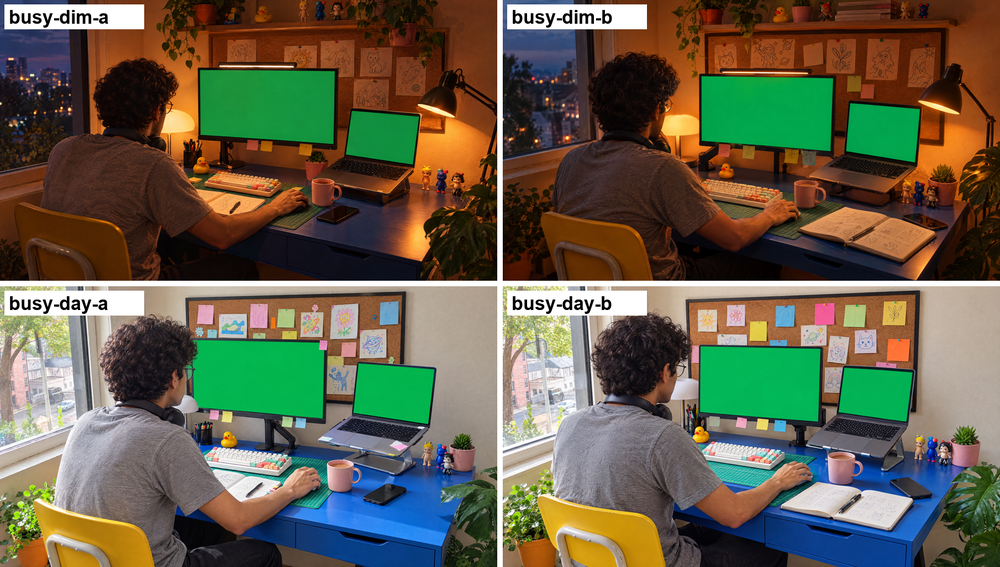
#> input picture marketing/trailer/frames/_busy.png, 1000 x 567 px, shrunk from 1810 x 1026 before the run; its folder holds 2 pictures in this run
$ python feather_edges.py ../../marketing/trailer/frames 5
#> lines starting #> are read from the running program, lines starting #| are printed output that depends on the picture
"""Soften any part of a cut-out that touches the frame edge (e.g. a blanket the
AI let run out of frame), so the app never shows a hard straight cut.
  python feather_edges.py <dir of RGBA frames> [ramp_px]"""
import os, sys
import numpy as np
from PIL import Image
d = sys.argv[1]; ramp = int(sys.argv[2]) if len(sys.argv) > 2 else 28
for f in sorted(os.listdir(d)):
    if not f.endswith(".png"): continue
    im = Image.open(os.path.join(d, f)).convert("RGBA"); a = np.asarray(im).copy()
    al = a[..., 3].astype(np.float64); h, w = al.shape; changed = False
#> after `al = a[..., 3].astype(np.float64)`: al: shape (567, 1000) float64; every value is 255
#> after `h, w = al.shape`: h = 567; w = 1000
    r = np.clip(np.arange(ramp) / ramp, 0, 1)
    if al[:, :2].max() > 24: al[:, :ramp] *= r[None, :]; changed = True
    if al[:, -2:].max() > 24: al[:, -ramp:] *= r[::-1][None, :]; changed = True
    if al[:2, :].max() > 24: al[:ramp, :] *= r[:, None]; changed = True
#> after `al[:ramp, :] *= r[:, None]`:
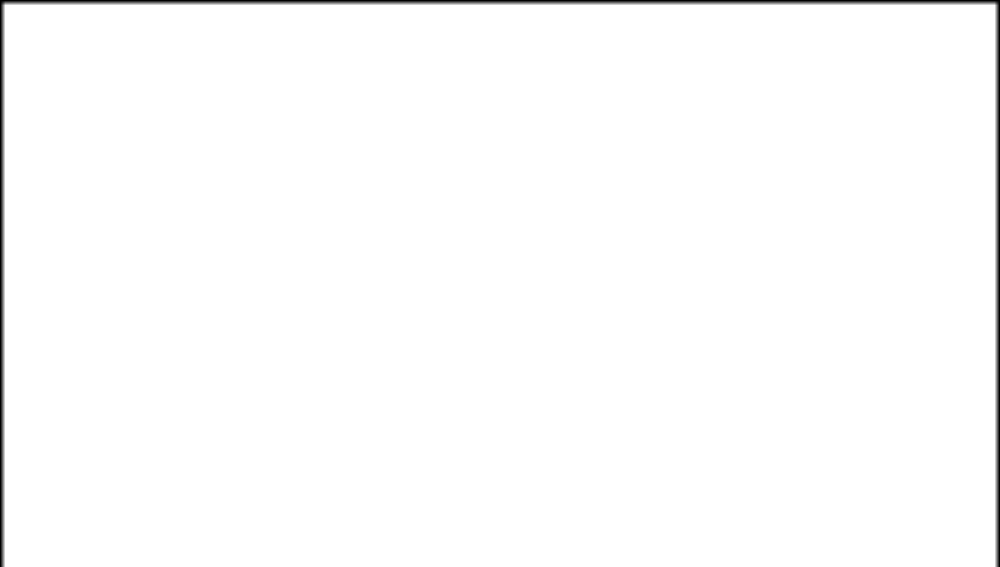
#> al: shape (567, 1000) float64; min 0, max 255, mean 252.1
    if changed:
        a[..., 3] = al.round().clip(0, 255).astype(np.uint8)
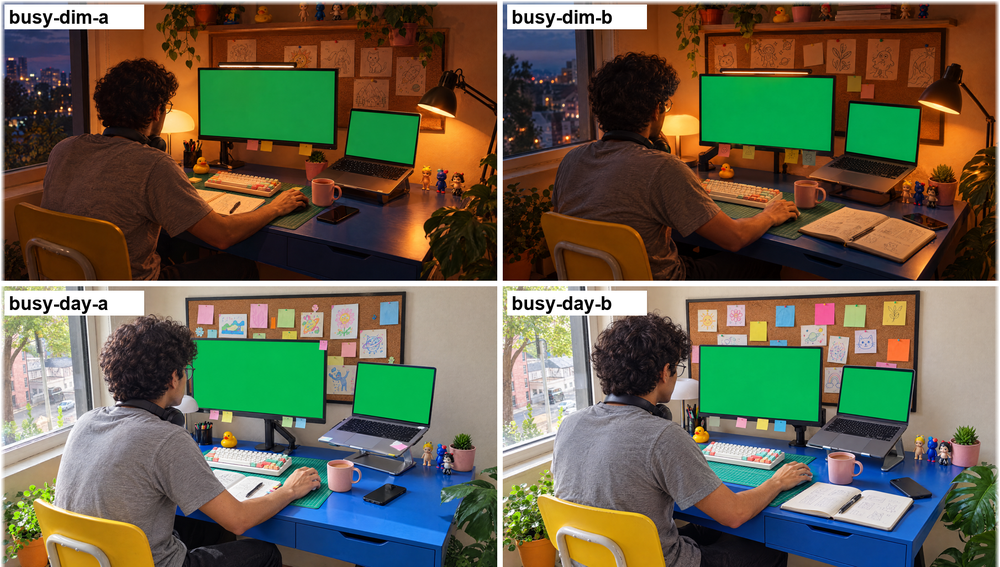
#> a: shape (567, 1000, 4); mean R, G, B, A 100.7, 95.7, 75.4, 252.1; transparent parts drawn white
        Image.fromarray(a, "RGBA").save(os.path.join(d, f))
#> pass 2 of the loop `for f in sorted(os.listdir(d)):`:
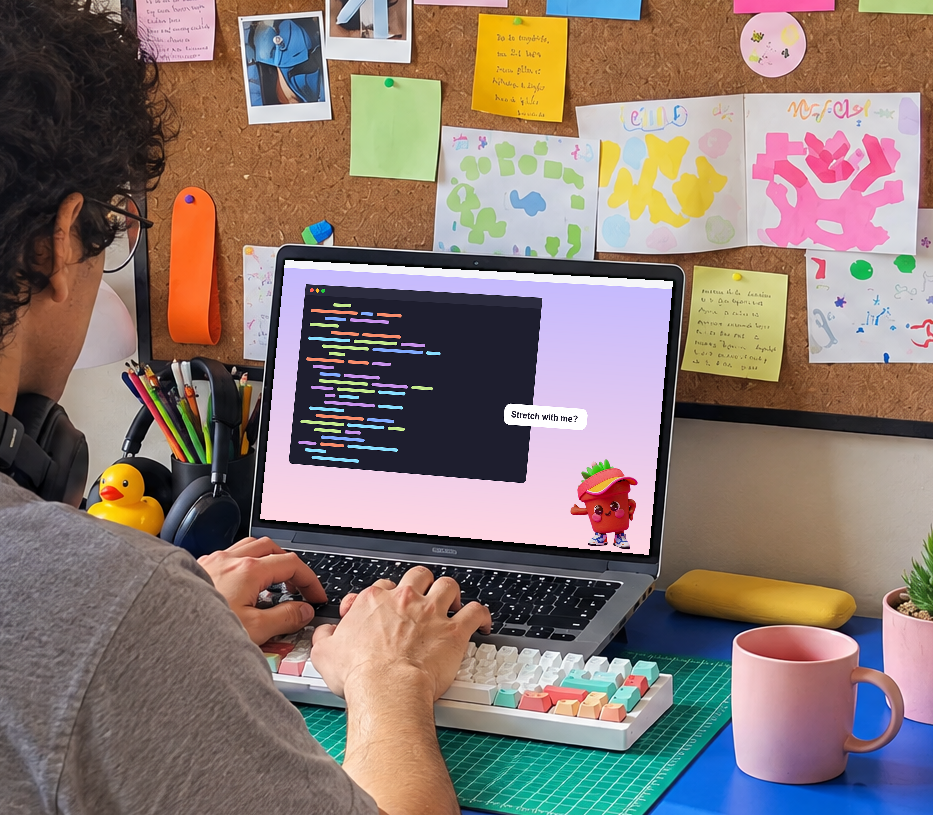
#> input picture marketing/trailer/frames/_test-back-a-composite-crop.png, 933 x 815 px
#> im: PIL image 933x815 RGBA
#> `al[:ramp, :] *= r[:, None]`:
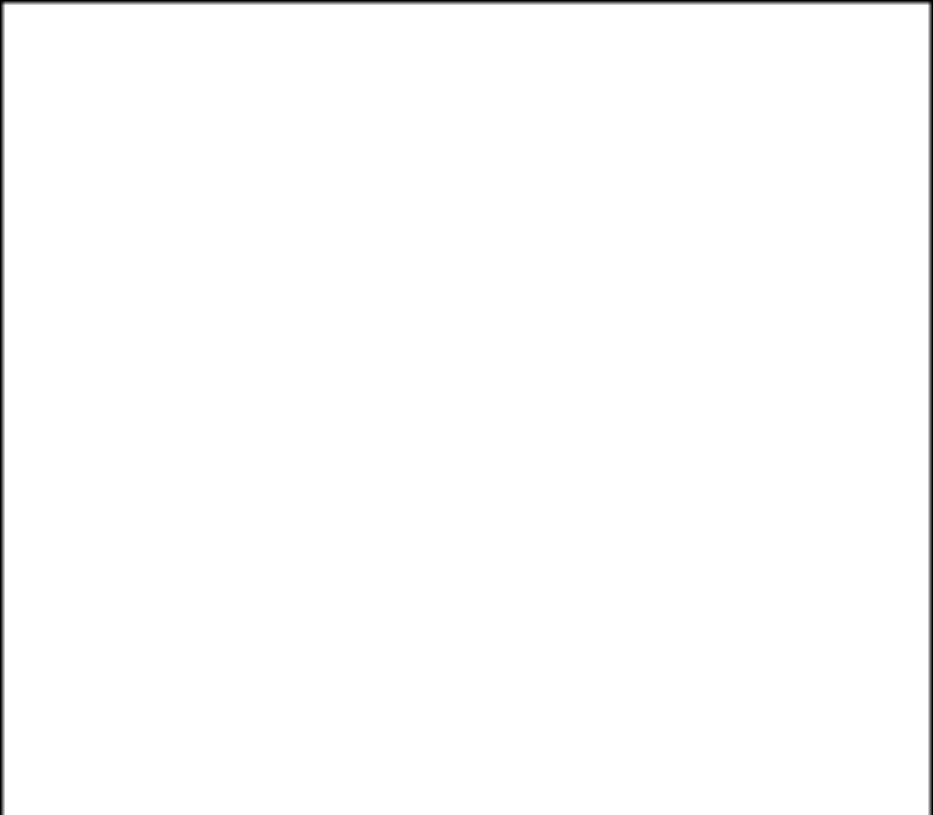
#> al: shape (815, 933) float64; min 0, max 255, mean 252.4
#> `a[..., 3] = al.round().clip(0, 255).astype(np.uint8)`:
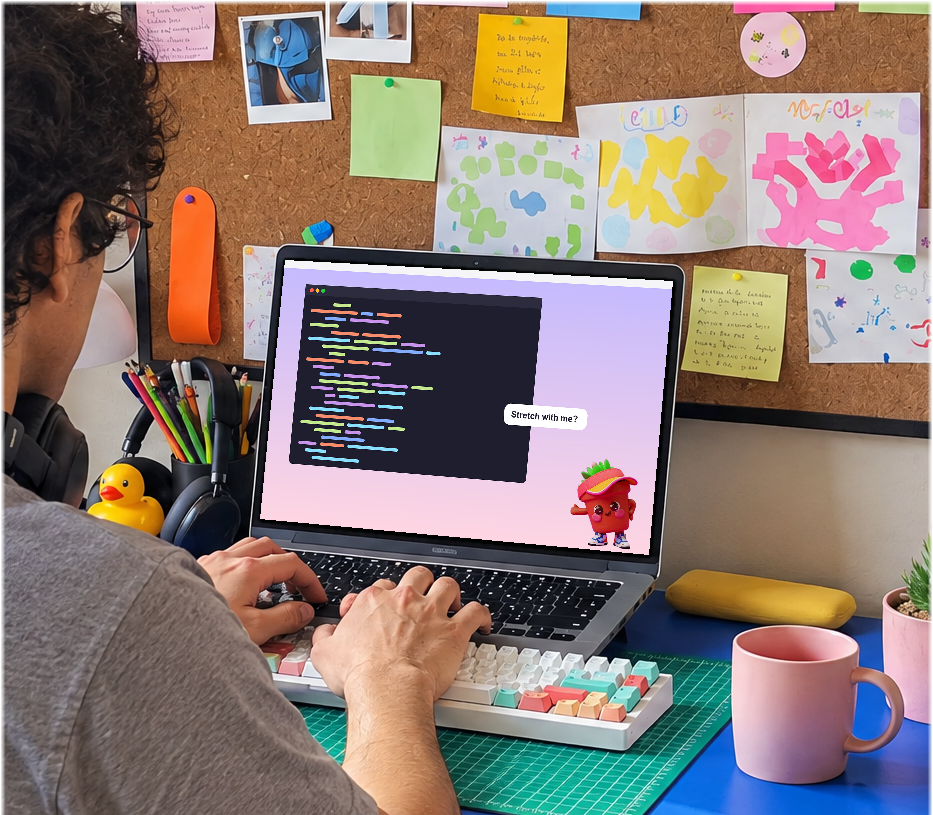
#> a: shape (815, 933, 4); mean R, G, B, A 136.6, 119.9, 113.1, 252.4; transparent parts drawn white
print("feathered", d)
